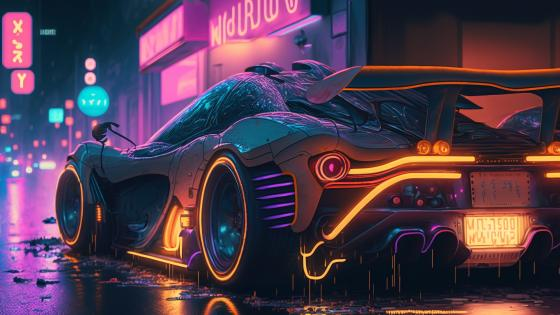
#> input picture 368938.jpg, 560 x 315 px
$ python main.py
#> lines starting #> are read from the running program, lines starting #| are printed output that depends on the picture
import cv2

image = cv2.imread('368938.jpg')
#> image is the input picture: shape (315, 560, 3); mean B, G, R 78.5, 59, 80.5

gray_Image = cv2.cvtColor(image, cv2.COLOR_BGR2GRAY)
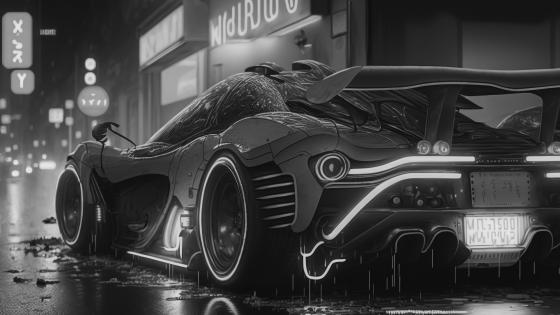
#> gray_Image: shape (315, 560); min 2, max 241, mean 67.6

resized_Image = cv2.resize(gray_Image,(244,224))
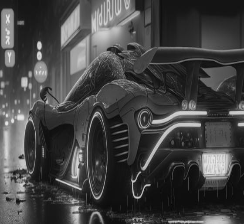
#> resized_Image: shape (224, 244); min 5, max 234, mean 67.5

cv2.imshow('Processed Image', resized_Image)

key = cv2.waitKey(0)
#> (key Esc is pressed here)

if key == ord('s'):
    cv2.imwrite('grayscale_resized_image.jpg', resized_Image)
    print("Image saved successfully!")
else:
    print("Image not saved.")

cv2.destroyAllWindows()

print(f"Processed Image Dimension:{resized_Image.shape}")
#| Processed Image Dimension:(224, 244)
